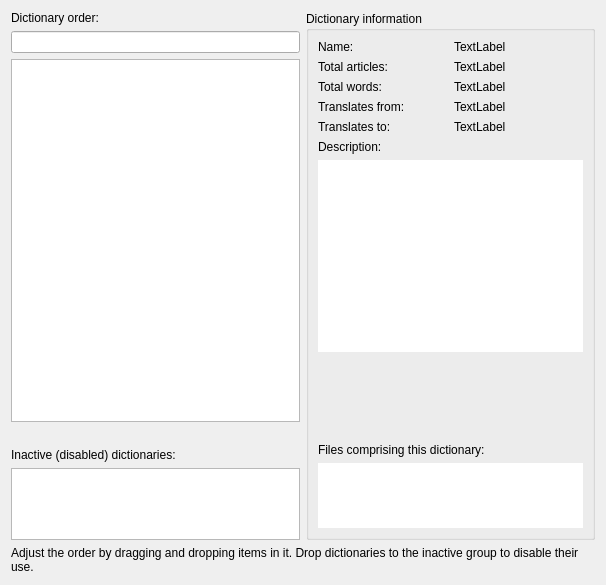
<?xml version="1.0" encoding="UTF-8"?>
<ui version="4.0">
 <class>OrderAndProps</class>
 <widget class="QWidget" name="OrderAndProps">
  <property name="geometry">
   <rect>
    <x>0</x>
    <y>0</y>
    <width>606</width>
    <height>585</height>
   </rect>
  </property>
  <property name="windowTitle">
   <string>Form</string>
  </property>
  <layout class="QVBoxLayout" name="verticalLayout_4">
   <item>
    <layout class="QHBoxLayout" name="horizontalLayout_2">
     <item>
      <layout class="QVBoxLayout" name="verticalLayout_3">
       <item>
        <layout class="QGridLayout" name="gridLayout_2" rowstretch="0,10,10,0,0,2">
         <item row="3" column="0">
          <layout class="QHBoxLayout" name="horizontalLayout">
           <item>
            <widget class="QLabel" name="dictionariesNumber">
             <property name="text">
              <string notr="true"/>
             </property>
            </widget>
           </item>
          </layout>
         </item>
         <item row="0" column="0">
          <widget class="QLabel" name="label">
           <property name="text">
            <string>Dictionary order:</string>
           </property>
          </widget>
         </item>
         <item row="2" column="0">
          <widget class="DictListWidget" name="dictionaryOrder"/>
         </item>
         <item row="2" column="1">
          <layout class="QVBoxLayout" name="verticalLayout_2"/>
         </item>
         <item row="5" column="0">
          <widget class="DictListWidget" name="inactiveDictionaries"/>
         </item>
         <item row="4" column="0">
          <widget class="QLabel" name="label_2">
           <property name="text">
            <string>Inactive (disabled) dictionaries:</string>
           </property>
          </widget>
         </item>
         <item row="1" column="0">
          <widget class="QuickFilterLine" name="searchLine"/>
         </item>
        </layout>
       </item>
      </layout>
     </item>
     <item>
      <widget class="QGroupBox" name="dictionaryInformation">
       <property name="title">
        <string>Dictionary information</string>
       </property>
       <layout class="QVBoxLayout" name="infoVerticalLayout">
        <item>
         <layout class="QGridLayout" name="gridLayout">
          <item row="0" column="0">
           <widget class="QLabel" name="label_5">
            <property name="text">
             <string>Name:</string>
            </property>
           </widget>
          </item>
          <item row="0" column="1">
           <widget class="QLabel" name="dictionaryName">
            <property name="text">
             <string notr="true">TextLabel</string>
            </property>
            <property name="textFormat">
             <enum>Qt::PlainText</enum>
            </property>
            <property name="textInteractionFlags">
             <set>Qt::LinksAccessibleByMouse|Qt::TextSelectableByMouse</set>
            </property>
           </widget>
          </item>
          <item row="1" column="1">
           <widget class="QLabel" name="dictionaryTotalArticles">
            <property name="text">
             <string notr="true">TextLabel</string>
            </property>
            <property name="textFormat">
             <enum>Qt::PlainText</enum>
            </property>
           </widget>
          </item>
          <item row="1" column="0">
           <widget class="QLabel" name="label_6">
            <property name="text">
             <string>Total articles:</string>
            </property>
           </widget>
          </item>
          <item row="2" column="0">
           <widget class="QLabel" name="label_7">
            <property name="text">
             <string>Total words:</string>
            </property>
           </widget>
          </item>
          <item row="2" column="1">
           <widget class="QLabel" name="dictionaryTotalWords">
            <property name="text">
             <string notr="true">TextLabel</string>
            </property>
            <property name="textFormat">
             <enum>Qt::PlainText</enum>
            </property>
           </widget>
          </item>
          <item row="3" column="0">
           <widget class="QLabel" name="label_9">
            <property name="text">
             <string>Translates from:</string>
            </property>
           </widget>
          </item>
          <item row="4" column="0">
           <widget class="QLabel" name="label_10">
            <property name="text">
             <string>Translates to:</string>
            </property>
           </widget>
          </item>
          <item row="3" column="1">
           <widget class="QLabel" name="dictionaryTranslatesFrom">
            <property name="text">
             <string notr="true">TextLabel</string>
            </property>
            <property name="textFormat">
             <enum>Qt::RichText</enum>
            </property>
           </widget>
          </item>
          <item row="4" column="1">
           <widget class="QLabel" name="dictionaryTranslatesTo">
            <property name="text">
             <string notr="true">TextLabel</string>
            </property>
            <property name="textFormat">
             <enum>Qt::RichText</enum>
            </property>
           </widget>
          </item>
         </layout>
        </item>
        <item>
         <widget class="QLabel" name="dictionaryDescriptionLabel">
          <property name="text">
           <string>Description:</string>
          </property>
         </widget>
        </item>
        <item>
         <widget class="QPlainTextEdit" name="dictionaryDescription">
          <property name="frameShape">
           <enum>QFrame::NoFrame</enum>
          </property>
          <property name="readOnly">
           <bool>true</bool>
          </property>
         </widget>
        </item>
        <item>
         <spacer name="infoVerticalSpacer">
          <property name="orientation">
           <enum>Qt::Vertical</enum>
          </property>
          <property name="sizeHint" stdset="0">
           <size>
            <width>20</width>
            <height>5</height>
           </size>
          </property>
         </spacer>
        </item>
        <item>
         <spacer name="horizontalSpacer_5">
          <property name="orientation">
           <enum>Qt::Horizontal</enum>
          </property>
          <property name="sizeHint" stdset="0">
           <size>
            <width>256</width>
            <height>5</height>
           </size>
          </property>
         </spacer>
        </item>
        <item>
         <widget class="QLabel" name="label_11">
          <property name="text">
           <string>Files comprising this dictionary:</string>
          </property>
         </widget>
        </item>
        <item>
         <widget class="QPlainTextEdit" name="dictionaryFileList">
          <property name="sizePolicy">
           <sizepolicy hsizetype="Expanding" vsizetype="Fixed">
            <horstretch>0</horstretch>
            <verstretch>0</verstretch>
           </sizepolicy>
          </property>
          <property name="minimumSize">
           <size>
            <width>0</width>
            <height>65</height>
           </size>
          </property>
          <property name="maximumSize">
           <size>
            <width>16777215</width>
            <height>65</height>
           </size>
          </property>
          <property name="frameShape">
           <enum>QFrame::NoFrame</enum>
          </property>
          <property name="lineWrapMode">
           <enum>QPlainTextEdit::NoWrap</enum>
          </property>
          <property name="readOnly">
           <bool>true</bool>
          </property>
         </widget>
        </item>
       </layout>
      </widget>
     </item>
    </layout>
   </item>
   <item>
    <widget class="QLabel" name="label_3">
     <property name="text">
      <string>Adjust the order by dragging and dropping items in it. Drop dictionaries to the inactive group to disable their use.</string>
     </property>
     <property name="wordWrap">
      <bool>true</bool>
     </property>
    </widget>
   </item>
  </layout>
 </widget>
 <customwidgets>
  <customwidget>
   <class>DictListWidget</class>
   <extends>QListWidget</extends>
   <header>groups_widgets.hh</header>
  </customwidget>
  <customwidget>
   <class>QuickFilterLine</class>
   <extends>QLineEdit</extends>
   <header>groups_widgets.hh</header>
  </customwidget>
 </customwidgets>
 <tabstops>
  <tabstop>dictionaryOrder</tabstop>
  <tabstop>inactiveDictionaries</tabstop>
  <tabstop>dictionaryDescription</tabstop>
  <tabstop>dictionaryFileList</tabstop>
  <tabstop>searchLine</tabstop>
 </tabstops>
 <resources/>
 <connections/>
</ui>
